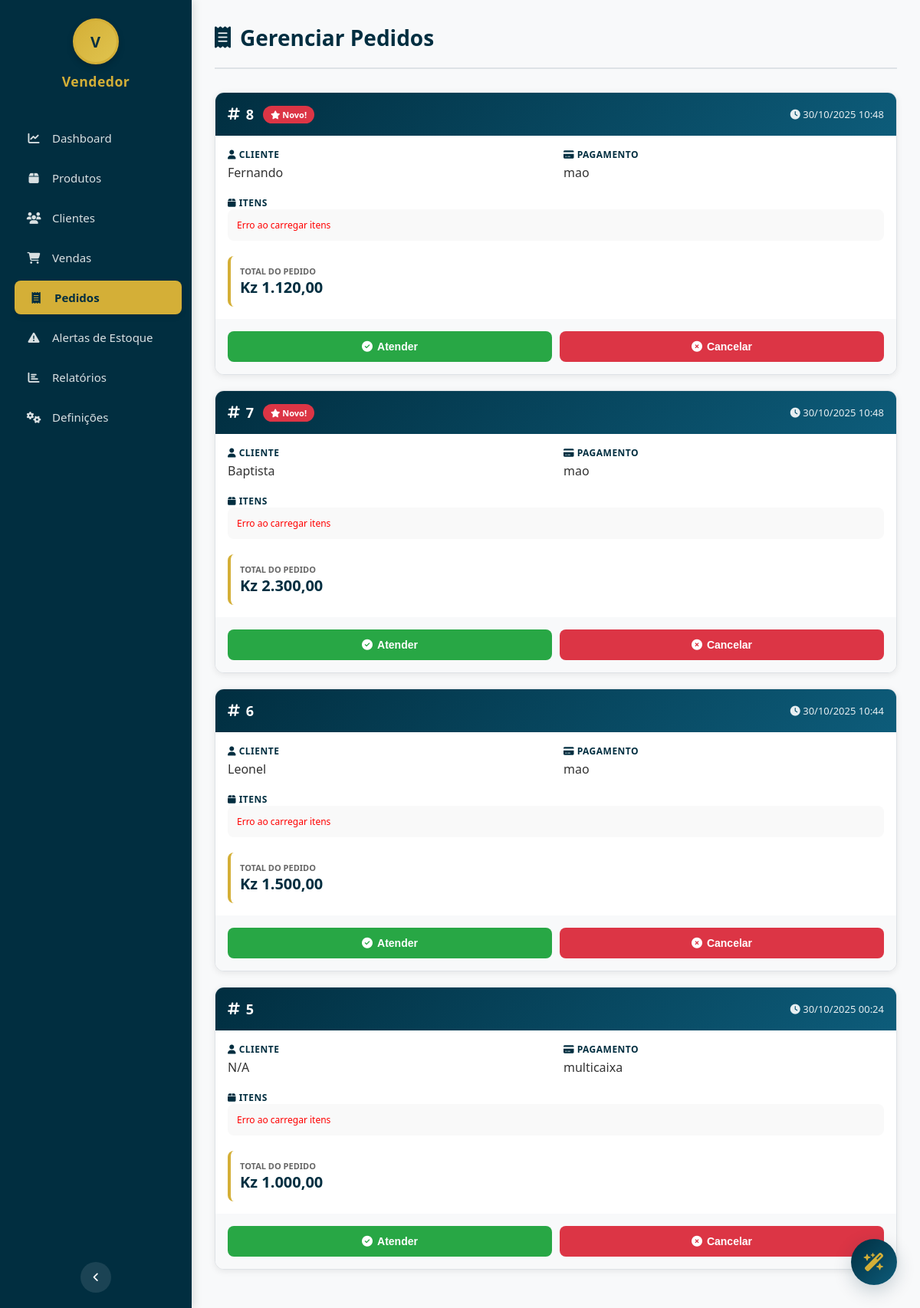
Screenshot of /app/views/Vendedor/pedidos_vendedor.php (signed in) with the database file from the repository.
### tables this page shows
CREATE TABLE `pedido` (
  `id` int NOT NULL AUTO_INCREMENT,
  `id_cliente` int DEFAULT NULL,
  `data_pedido` datetime DEFAULT CURRENT_TIMESTAMP,
  `forma_pagamento` varchar(50) DEFAULT NULL,
  `total` decimal(10,2) DEFAULT NULL,
  `estado` enum('pendente','atendido','cancelado') DEFAULT 'pendente',
  `lido` tinyint(1) DEFAULT '0',
  PRIMARY KEY (`id`),
  KEY `id_cliente` (`id_cliente`)
);

CREATE TABLE `cliente` (
  `id` int NOT NULL AUTO_INCREMENT,
  `nome` varchar(100) NOT NULL,
  `email` varchar(100) NOT NULL,
  `telefone` varchar(20) DEFAULT NULL,
  `tipo` enum('pré-pago','fiado') DEFAULT 'pré-pago',
  `dataCriacao` timestamp NULL DEFAULT CURRENT_TIMESTAMP,
  PRIMARY KEY (`id`)
);

### app/views/Vendedor/pedidos_vendedor.php (called while the page is built)
<?php
require_once __DIR__ . '/pedidos.php';

### app/controllers/pedidoController.php (called while the page is built, shortened)
<?php
class PedidoController {
    private $conn;
    public function __construct() {
        require_once __DIR__ . '/../../config/database.php';
        $this->conn = $conn;
    }
    public function listarPedidosPendentes() {
        $stmt = $this->conn->query("
            SELECT p.*, c.nome as cliente_nome
            FROM pedido p
            LEFT JOIN cliente c ON p.id_cliente = c.id
            WHERE p.estado = 'pendente'
            ORDER BY p.data_pedido DESC
        ");
        return $stmt->fetchAll(PDO::FETCH_ASSOC);
    }
}

### app/views/Vendedor/pedidos.php (the view, shortened to what this page needs)
<?php
require_once __DIR__ . '/../../controllers/pedidoController.php';
$pedidoController = new PedidoController();
$pedidos = $pedidoController->listarPedidosPendentes();
?>
<!DOCTYPE html>
<html lang="pt-PT">
<head>
    <link rel="stylesheet" href="https://cdnjs.cloudflare.com/ajax/libs/font-awesome/6.5.0/css/all.min.css">
</head>
<body>
<?php include __DIR__ . '/includes/menu_vendedor.php'; ?>
<div class="main-content">
    <div class="page-header">
        <div class="page-title">
            <i class="fa-solid fa-receipt"></i>
            Gerenciar Pedidos
        </div>
    </div>
    <div id="lista-pedidos">
        <?php foreach ($pedidos as $pedido): ?>
        <div class="pedido-card" data-pedido-id="<?= $pedido['id'] ?>">
            <div class="pedido-header">
                <div style="display:flex; align-items:center; gap:12px;">
                    <div class="pedido-id">
                        <i class="fa-solid fa-hashtag"></i> <?= $pedido['id'] ?>
                    </div>
                    <?php if (!$pedido['lido']): ?>
                        <span class="badge-novo"><i class="fa-solid fa-star"></i> Novo!</span>
                    <?php endif; ?>
                </div>
                <div class="pedido-date">
                    <i class="fa-solid fa-clock"></i> <?= date('d/m/Y H:i', strtotime($pedido['data_pedido'])) ?>
                </div>
            </div>
            <div class="pedido-body">
                <div>
                    <div class="info-group">
                        <span class="info-label"><i class="fa-solid fa-user"></i> Cliente</span>
                        <span class="info-value"><?= htmlspecialchars($pedido['cliente_nome'] ?? 'N/A', ENT_QUOTES, 'UTF-8') ?></span>
                    </div>
                </div>
                <div>
                    <div class="info-group">
                        <span class="info-label"><i class="fa-solid fa-credit-card"></i> Pagamento</span>
                        <span class="info-value"><?= htmlspecialchars($pedido['forma_pagamento'] ?? 'N/A', ENT_QUOTES, 'UTF-8') ?></span>
                    </div>
                </div>
                <div style="grid-column:1/-1;">
                    <div class="info-label"><i class="fa-solid fa-box"></i> Itens</div>
                    <div class="itens-pedido" id="itens-<?= $pedido['id'] ?>">
                    </div>
                </div>
                <div class="total-group">
                    <div class="total-label">Total do Pedido</div>
                    <div class="total-value">Kz <?= number_format($pedido['total'], 2, ',', '.') ?></div>
                </div>
            </div>
            <div class="pedido-footer">
                <button class="btn btn-atender" data-pedido-id="<?= $pedido['id'] ?>">
                    <i class="fa-solid fa-check-circle"></i> Atender
                </button>
                <button class="btn btn-cancelar" data-pedido-id="<?= $pedido['id'] ?>">
                    <i class="fa-solid fa-times-circle"></i> Cancelar
                </button>
            </div>
        </div>
        <?php endforeach; ?>
    </div>
</div>
<button id="botaoYasmin" title="Abrir assistente YASMIN">
    <i class="fa-solid fa-wand-magic-sparkles"></i>
</button>
</body>
</html>

### app/views/Vendedor/pedidos.php (style rules this page uses)
* { margin:0; padding:0; box-sizing:border-box; }
:root { --petroleo:#012E40; --dourado:#D4AF37; --bg:#f7f8fa; --text:#333; --border:#dee2e6; }
body { font-family:'Segoe UI', sans-serif; background:var(--bg); color:var(--text); }
.main-content { margin-left:250px; padding:30px; transition:margin-left 0.3s ease; }
.page-header { margin-bottom:30px; padding-bottom:20px; border-bottom:2px solid var(--border); }
.page-title { font-size:28px; font-weight:700; color:var(--petroleo); display:flex; align-items:center; gap:12px; }
.pedido-card { border-radius:12px; border:1px solid var(--border); background:white; margin-bottom:20px; transition:all 0.3s ease; box-shadow:0 2px 8px rgba(0,0,0,0.08); overflow:hidden; }
.pedido-header { background:linear-gradient(135deg, var(--petroleo), #0d5c7a); color:white; padding:16px; display:flex; justify-content:space-between; align-items:center; flex-wrap:wrap; gap:10px; }
.pedido-id { font-size:18px; font-weight:700; display:flex; align-items:center; gap:8px; }
.badge-novo { background:#dc3545; color:white; padding:4px 10px; border-radius:12px; font-size:11px; font-weight:600; }
.pedido-date { font-size:13px; opacity:0.9; }
.pedido-body { padding:16px; display:grid; grid-template-columns:1fr 1fr; gap:20px; }
.info-group { display:flex; flex-direction:column; gap:4px; }
.info-label { font-size:12px; font-weight:600; color:var(--petroleo); text-transform:uppercase; letter-spacing:0.5px; }
.info-value { font-size:16px; font-weight:500; color:var(--text); }
.total-group { background:linear-gradient(135deg, var(--dourado)15, transparent); padding:12px; border-radius:8px; border-left:4px solid var(--dourado); }
.total-label { font-size:11px; font-weight:600; color:#666; text-transform:uppercase; }
.total-value { font-size:20px; font-weight:700; color:var(--petroleo); }
.itens-pedido { background:#f9f9f9; padding:12px; border-radius:8px; max-height:200px; overflow-y:auto; }
.pedido-footer { background:#f8f9fa; padding:16px; display:flex; gap:10px; flex-wrap:wrap; }
.btn { flex:1; min-width:120px; padding:12px; border:none; border-radius:8px; cursor:pointer; font-weight:600; font-size:14px; transition:all 0.3s ease; display:flex; align-items:center; justify-content:center; gap:6px; }
.btn-atender { background:#28a745; color:white; }
.btn-cancelar { background:#dc3545; color:white; }
:root { --petroleo: #012E40; --dourado: #D4AF37; }
#botaoYasmin { position:fixed; right:30px; bottom:30px; width:60px; height:60px; border-radius:50%; background:linear-gradient(135deg, var(--petroleo), #0d5c7a); color:var(--dourado); border:none; z-index:9998; box-shadow:0 8px 24px rgba(1,46,64,0.2); cursor:pointer; font-size:24px; transition:transform 0.2s, box-shadow 0.2s; display:flex; align-items:center; justify-content:center; }

### app/views/Vendedor/includes/menu_vendedor.php (style rules this page uses)
:root { --petroleo: #012E40; --dourado: #D4AF37; --bg: #f8f9fa; --sidebar-width: 250px; --sidebar-collapsed-width: 80px; --header-height: 60px; }
body { font-family:"Segoe UI", sans-serif; margin:0; background:var(--bg); overflow-x: hidden; }

### rows the page displays
pedido: id "8", lido 0 (drawn), data_pedido "30/10/2025 10:48", id_cliente.nome "Fernando", forma_pagamento "mao", total "1.120,00"
pedido: id "7", lido 0 (drawn), data_pedido "30/10/2025 10:48", id_cliente.nome "Baptista", forma_pagamento "mao", total "2.300,00"
pedido: id "6", data_pedido "30/10/2025 10:44", id_cliente.nome "Leonel", forma_pagamento "mao", total "1.500,00"
pedido: id "5", data_pedido "30/10/2025 00:24", cliente_nome "N/A", forma_pagamento "multicaixa", total "1.000,00"

### other values shown
$vendedorIniciais ?: 'VD' "V"
$vendedorNome "Vendedor"
